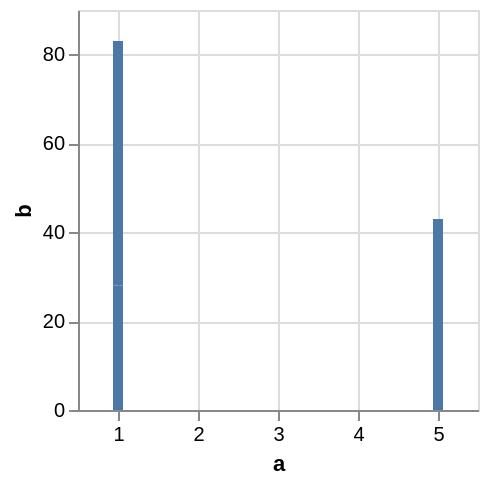

The Vega-Lite source for this figure:
### Vega specification from a JSON file in a GitHub repository (floating-point values rounded to 4 significant figures)
{"$schema": "https://vega.github.io/schema/vega/v5.json", "background": "white", "padding": 5, "width": 200, "height": 200, "style": "cell", "data": [{"name": "source_0", "values": [{"a": 1, "b": 28}, {"a": 1, "b": 55}, {"a": 5, "b": 43}]}, {"name": "data_0", "source": "source_0", "transform": [{"type": "stack", "groupby": ["a"], "field": "b", "sort": {"field": [], "order": []}, "as": ["b_start", "b_end"], "offset": "zero"}, {"type": "filter", "expr": "isValid(datum[\"a\"]) && isFinite(+datum[\"a\"]) && isValid(datum[\"b\"]) && isFinite(+datum[\"b\"])"}]}], "marks": [{"name": "marks", "type": "rect", "style": ["bar"], "from": {"data": "data_0"}, "encode": {"update": {"fill": {"value": "#4c78a8"}, "ariaRoleDescription": {"value": "bar"}, "description": {"signal": "\"a: \" + (format(datum[\"a\"], \"\")) + \"; b: \" + (format(datum[\"b\"], \"\"))"}, "xc": {"scale": "x", "field": "a"}, "width": {"value": 5}, "y": {"scale": "y", "field": "b_end"}, "y2": {"scale": "y", "field": "b_start"}}}}], "scales": [{"name": "x", "type": "linear", "domain": {"data": "data_0", "field": "a"}, "range": [0, {"signal": "width"}], "nice": true, "zero": false, "padding": 5}, {"name": "y", "type": "linear", "domain": {"data": "data_0", "fields": ["b_start", "b_end"]}, "range": [{"signal": "height"}, 0], "nice": true, "zero": true}], "axes": [{"scale": "x", "orient": "bottom", "gridScale": "y", "grid": true, "tickCount": {"signal": "ceil(width/40)"}, "domain": false, "labels": false, "aria": false, "maxExtent": 0, "minExtent": 0, "ticks": false, "zindex": 0}, {"scale": "y", "orient": "left", "gridScale": "x", "grid": true, "tickCount": {"signal": "ceil(height/40)"}, "domain": false, "labels": false, "aria": false, "maxExtent": 0, "minExtent": 0, "ticks": false, "zindex": 0}, {"scale": "x", "orient": "bottom", "grid": false, "title": "a", "labelAngle": 0, "labelBaseline": "top", "labelFlush": true, "labelOverlap": true, "tickCount": {"signal": "ceil(width/40)"}, "zindex": 0}, {"scale": "y", "orient": "left", "grid": false, "title": "b", "labelOverlap": true, "tickCount": {"signal": "ceil(height/40)"}, "zindex": 0}]}
